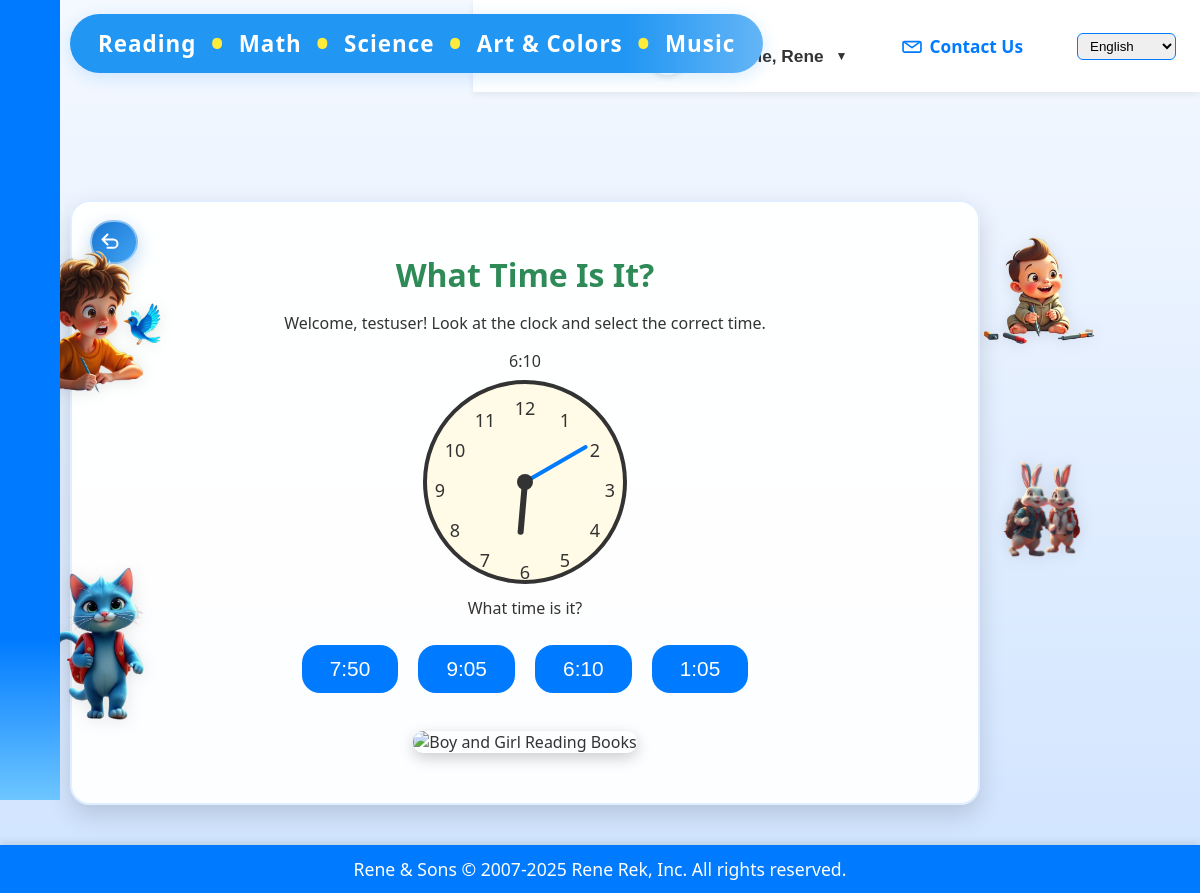
The page /quiz/submit/ (signed in) on the database its author committed.
### quiz/models.py (models this page shows, shortened)
class UserProfile(models.Model):
    user = models.OneToOneField(User, on_delete=models.CASCADE, related_name="profile")
    first_name = models.CharField(max_length=100)
    last_name = models.CharField(max_length=100, blank=True)
    age = models.PositiveIntegerField(null=True, blank=True)
    age_group = models.CharField(max_length=20, blank=True, choices=[
        ("3-5", "3-5 years"),
        ("6-8", "6-8 years"),
        ("9-12", "9-12 years"),
        ("other", "Other")
    ])
    city = models.CharField(max_length=120, blank=True)
    country = models.CharField(max_length=120, blank=True)
    profile_picture = models.ImageField(upload_to="profile_pics/", blank=True, null=True)
    theme = models.CharField(max_length=20, blank=True, choices=[
        ("light", "Light"),
        ("dark", "Dark"),
        ("forest", "Forest"),
        ("ocean", "Ocean"),
        ("space", "Space")
    ], default="light")
    sound_music = models.BooleanField(default=True)
    sound_voice = models.BooleanField(default=True)
    language = models.CharField(max_length=20, blank=True, default="en")
    created_at = models.DateTimeField(auto_now_add=True)

### quiz/views.py (the view, shortened to what this page needs)
# urls.py: path("submit/", views.submit_answer, name="submit_answer"),
def submit_answer(request):
    hour = random.randint(1, 12)
    minute = random.choice([0, 5, 10, 15, 20, 25, 30, 35, 40, 45, 50, 55])
    clock_time = f"{hour}:{minute:02d}"
    result = None
    correct_time = None
    choices = []
    if 'time_attempts' not in request.session:
        request.session['time_attempts'] = 0
    correct = f"{hour}:{minute:02d}"
    distractors = set()
    while len(distractors) < 3:
        dhour = random.randint(1, 12)
        dminute = random.choice([0, 5, 10, 15, 20, 25, 30, 35, 40, 45, 50, 55])
        dstr = f"{dhour}:{dminute:02d}"
        if dstr != correct:
            distractors.add(dstr)
    choices = list(distractors) + [correct]
    random.shuffle(choices)
    hour_str = str(hour)
    minute_str = f"{minute:02d}"
    return render(
        request,
        "quiz/what_time_is_it.html",
        {
            "hour": hour,
            "minute": minute,
            "hour_str": hour_str,
            "minute_str": minute_str,
            "clock_time": clock_time,
            "result": result,
            "correct_time": correct_time,
            "user_name": request.session.get("user_name", "Player"),
            "choices": choices,
        },
    )

### quiz/context_processors.py (called while the page is built)
def theme_context(request):
    theme = 'light'
    if request.user.is_authenticated:
        profile = getattr(request.user, 'profile', None)
        if profile and getattr(profile, 'theme', None):
            theme = profile.theme
    if 'theme' in request.session:
        theme = request.session['theme']
    return {'active_theme': theme}

### quiz/templates/quiz/what_time_is_it.html (shortened to what this page needs)
{% extends "base.html" %}
{% load static %}
{% block site_banner %}{% include "quiz/includes/game_site_banner.html" %}{% endblock %}
{% block content %}
    <div class="container game-page" style="margin: 40px auto; text-align: center; position:relative;">
        {% include "quiz/includes/game_back_button.html" with aria_label="Back to games menu" label="Back" %}
    <h1 class="big-heading">What Time Is It?</h1>
    <p>Welcome, {{ user_name }}! Look at the clock and select the correct time.</p>
    <div id="game-board" class="time-game-board{% if feedback_overlay %} is-hidden-during-feedback{% endif %}" aria-live="polite">
        <div class="clock-container" style="display: inline-block;">
            <div class="digital-clock">
                <div class="digital-time">{{ hour_str }}:{{ minute_str }}</div>
            </div>
            <div class="analog-clock" style="margin: 0 auto; display: flex; justify-content: center; align-items: center;">
                <svg id="svg-clock" width="220" height="220" viewBox="0 0 220 220">
                    <text x="110" y="38" text-anchor="middle" alignment-baseline="middle" font-size="18" fill="#333">12</text>
                    <text x="150" y="50" text-anchor="middle" alignment-baseline="middle" font-size="18" fill="#333">1</text>
                    <text x="180" y="80" text-anchor="middle" alignment-baseline="middle" font-size="18" fill="#333">2</text>
                    <text x="195" y="120" text-anchor="middle" alignment-baseline="middle" font-size="18" fill="#333">3</text>
                    <text x="180" y="160" text-anchor="middle" alignment-baseline="middle" font-size="18" fill="#333">4</text>
                    <text x="150" y="190" text-anchor="middle" alignment-baseline="middle" font-size="18" fill="#333">5</text>
                    <text x="110" y="202" text-anchor="middle" alignment-baseline="middle" font-size="18" fill="#333">6</text>
                    <text x="70" y="190" text-anchor="middle" alignment-baseline="middle" font-size="18" fill="#333">7</text>
                    <text x="40" y="160" text-anchor="middle" alignment-baseline="middle" font-size="18" fill="#333">8</text>
                    <text x="25" y="120" text-anchor="middle" alignment-baseline="middle" font-size="18" fill="#333">9</text>
                    <text x="40" y="80" text-anchor="middle" alignment-baseline="middle" font-size="18" fill="#333">10</text>
                    <text x="70" y="50" text-anchor="middle" alignment-baseline="middle" font-size="18" fill="#333">11</text>
                </svg>
            </div>
        </div>
        <form method="post" action="">
            <div class="time-form">
                <label for="user_choice">What time is it?</label>
                <div style="margin-top: 18px;">
                    {% for choice in choices %}
                        <button type="submit" name="user_choice" value="{{ choice }}" style="font-size: 1.3rem; margin: 8px; padding: 12px 28px; border-radius: 18px; background-color: #007bff; color: white; border: none; cursor: pointer; transition: background 0.2s;">{{ choice }}</button>
                    {% endfor %}
                </div>
            </div>
        </form>
    </div>
    <div style="margin: 30px 0 20px 0;">
        <img src="{% static 'quiz/images/boy-girl-are-reading-books.jpg' %}" alt="Boy and Girl Reading Books" style="max-width: 500px; width: 100%; border-radius: 10px; box-shadow: 0 5px 15px rgba(0,0,0,0.2);" />
    </div>
</div>
{% endblock %}

### quiz/templates/base.html (shortened to what this page needs)
{% load static %}
<!DOCTYPE html>
<html lang="en">
<head>
    <link rel="stylesheet" href="{% static 'quiz/style.css' %}">
    <link rel="stylesheet" href="{% static 'quiz/extra.css' %}">
    <link rel="stylesheet" href="{% static 'quiz/themes.css' %}">
</head>
<body class="theme-{{ active_theme|default:'light' }}" data-side-image-mode="{% block side_image_mode %}dynamic{% endblock %}">
    {% block site_banner %}{% endblock site_banner %}
    <div class="top-nav">
        <a href="/" class="top-nav-link">
            <span class="nav-icon" aria-hidden="true">
                <svg xmlns="http://www.w3.org/2000/svg" viewBox="0 0 24 24" fill="none" stroke="currentColor" stroke-width="2.2" stroke-linecap="round" stroke-linejoin="round">
                    <path d="M3 10.75L12 4l9 6.75" />
                    <path d="M5.5 11V20a1.5 1.5 0 0 0 1.5 1.5h10a1.5 1.5 0 0 0 1.5-1.5V11" />
                    <path d="M9.5 21V14.5h5V21" />
                </svg>
            </span>
            <span class="nav-label">Home</span>
        </a>
        {% if user.is_authenticated %}
            {% with user.profile as profile %}
            {% with profile.first_name as fname %}
            <div class="dropdown" style="display:inline-block; position:relative;">
                <button type="button" class="dropdown-toggle">
                    {% if profile.profile_picture %}
                    <span class="welcome-avatar">
                        <img src="{{ profile.profile_picture.url }}" alt="{{ fname|default:user.username|title }} profile picture">
                    </span>
                    {% endif %}
                    <span class="welcome-text">Welcome, {{ fname|default:user.username|title }}</span>
                    <span class="welcome-caret" aria-hidden="true">&#x25BC;</span>
                </button>
            </div>
            {% endwith %}
            {% endwith %}
        {% else %}
            <a href="/quiz/login/">Login</a>
        {% endif %}
        <a href="/quiz/contact/" class="top-nav-link">
            <span class="nav-icon" aria-hidden="true">
            </span>
            <span class="nav-label">Contact Us</span>
        </a>
        <form action="{% url 'set_language' %}" method="post" style="display:inline; margin-left:18px;">
            <select name="language" onchange="this.form.submit()" style="padding:4px 8px; border-radius:6px; border:1px solid #007bff;">
                <option value="en" {% if LANGUAGE_CODE == 'en' %}selected{% endif %}>English</option>
            </select>
        </form>
    </div>
    <div class="sidebar">
        <div class="sidebar-content">
        </div>
    </div>
    <div class="main-content">
        {% block content %}{% endblock %}
    </div>
    <div class="bottom-banner" style="margin-top:auto;">
        Rene & Sons © 2007-2025 Rene Rek, Inc. All rights reserved.
    </div>
</html>

### quiz/static/quiz/style.css (style rules this page uses)
button { font-size: 1em; padding: 10px 18px; border-radius: 8px; margin-top: 12px; }
.bottom-banner { font-size: 0.95em; padding: 8px 0; }
body { font-family: 'Comic Sans MS', 'Segoe UI', Arial, sans-serif; background: linear-gradient(270deg, #ffb347, #ffccff, #b3e6ff, #baffc9, #ffd6e0, #f3ffbd, #c1c8e4); background-size: 1400% 1400%; animation: rainbowBG 18s ease infinite; margin: 0; padding: 0; min-height: 100vh; }
.game-page { position: relative; }
.container { max-width: 800px; margin: 50px auto; background: rgba(255, 255, 255, 0.9); padding: 30px; border-radius: 16px; box-shadow: 0 4px 16px rgba(0,0,0,0.12); text-align: center; }
h1, h2 { color: #2e8b57; margin-bottom: 10px; }
button { font-size: 1.2rem; padding: 12px 30px; margin-top: 20px; background: #2e8b57; color: #fff; border: none; border-radius: 10px; cursor: pointer; transition: all 0.3s; }

### quiz/static/quiz/extra.css (style rules this page uses)
body { background-color: #f5f9ff !important; background-image: linear-gradient(to bottom, #f5f9ff 0%, #d0e4ff 100%) !important; background-attachment: fixed !important; background-size: cover !important; }
.container { background-color: rgba(255, 255, 255, 0.95) !important; max-width: 850px !important; padding: 30px !important; border-radius: 20px !important; box-shadow: 0 10px 25px rgba(0, 0, 0, 0.15) !important; margin: 40px auto !important; text-align: center !important; color: #333 !important; text-shadow: none !important; border: 2px solid #e1eeff !important; }

### quiz/static/quiz/themes.css (style rules this page uses)
body.theme-dark { background: #181c24; color: #f8f9fa; }

### quiz/templates/base.html (style rules this page uses)
.sidebar { position: fixed; top: 0; left: 0; height: 100vh; width: 60px; background: linear-gradient(180deg, #007bff 80%, #6ec6ff 100%); z-index: 2500; transition: width 0.3s cubic-bezier(.4,0,.2,1); overflow-x: hidden; }
.sidebar .sidebar-content { display: flex; flex-direction: column; align-items: flex-start; padding: 20px 10px 10px 10px; height: 100%; }
.bottom-banner { width: 100vw; position: relative; left: 0; bottom: 0; background: #007bff; color: #fff; text-align: center; padding: 12px 0; font-size: 1.1rem; font-family: 'Segoe UI',Arial,sans-serif; z-index: 999; box-shadow: 0 -2px 8px rgba(0,0,0,0.12); flex-shrink: 0; }
.main-content { margin-left: 70px; margin-right: 220px; transition: margin-left 0.3s cubic-bezier(.4,0,.2,1); z-index: 1; flex: 1 0 auto; }
.top-nav { position: absolute; top: 0; right: 0; width: auto; background: rgba(255,255,255,0.95); z-index: 2000; padding: 10px 24px; display: flex; gap: 18px; align-items: center; box-shadow: 0 2px 8px rgba(0,0,0,0.08); }
.top-nav a { color: #007bff; font-weight: bold; text-decoration: none; font-size: 1.08rem; padding: 7px 18px; border-radius: 8px; transition: background 0.2s; display: inline-flex; align-items: center; gap: 8px; }
.top-nav .nav-icon { display: inline-flex; align-items: center; justify-content: center; width: 20px; height: 20px; }
.top-nav .nav-icon svg { width: 100%; height: 100%; }
.top-nav .dropdown-toggle { display: inline-flex; align-items: center; gap: 10px; font-weight: bold; color: #333; background: none; border: none; font-size: 1.08rem; padding: 7px 18px; border-radius: 8px; cursor: pointer; }
.top-nav .welcome-avatar { width: 34px; height: 34px; border-radius: 50%; overflow: hidden; border: 2px solid rgba(255,255,255,0.8); box-shadow: 0 2px 6px rgba(0,0,0,0.12); }
.top-nav .welcome-avatar img { width: 100%; height: 100%; object-fit: cover; display: block; }
.top-nav .welcome-caret { font-size: 0.7em; margin-left: 2px; }

### quiz/templates/quiz/includes/game_site_banner.html (style rules this page uses)
body { min-height: 100vh; display: flex; flex-direction: column; }
.main-content { padding-top: 160px; }

### rows shown on the page
UserProfile: profile_picture (picture), first_name.username "Rene"

### other values the page prints
{{ user_name }} "testuser"
{{ minute_str }} "10"
{{ choice }} "7:50" "9:05" "6:10" "1:05"
